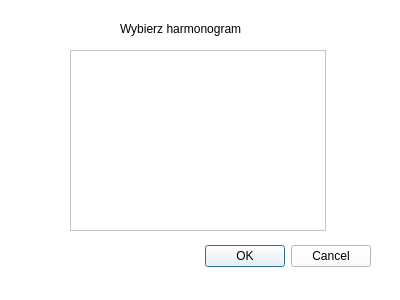
<?xml version="1.0" encoding="UTF-8"?>
<ui version="4.0">
 <class>schedule_dialog</class>
 <widget class="QDialog" name="schedule_dialog">
  <property name="geometry">
   <rect>
    <x>0</x>
    <y>0</y>
    <width>400</width>
    <height>300</height>
   </rect>
  </property>
  <property name="windowTitle">
   <string>Dialog</string>
  </property>
  <property name="styleSheet">
   <string notr="true">color: rgb(0, 0, 0);
background-color: rgb(255, 255, 255);</string>
  </property>
  <widget class="QDialogButtonBox" name="buttonBox">
   <property name="geometry">
    <rect>
     <x>30</x>
     <y>240</y>
     <width>341</width>
     <height>32</height>
    </rect>
   </property>
   <property name="orientation">
    <enum>Qt::Horizontal</enum>
   </property>
   <property name="standardButtons">
    <set>QDialogButtonBox::Cancel|QDialogButtonBox::Ok</set>
   </property>
  </widget>
  <widget class="QLabel" name="label">
   <property name="geometry">
    <rect>
     <x>120</x>
     <y>20</y>
     <width>141</width>
     <height>17</height>
    </rect>
   </property>
   <property name="text">
    <string>Wybierz harmonogram</string>
   </property>
  </widget>
  <widget class="QListWidget" name="listWidget">
   <property name="geometry">
    <rect>
     <x>70</x>
     <y>50</y>
     <width>256</width>
     <height>181</height>
    </rect>
   </property>
   <property name="editTriggers">
    <set>QAbstractItemView::NoEditTriggers</set>
   </property>
  </widget>
 </widget>
 <resources/>
 <connections>
  <connection>
   <sender>buttonBox</sender>
   <signal>accepted()</signal>
   <receiver>schedule_dialog</receiver>
   <slot>accept()</slot>
   <hints>
    <hint type="sourcelabel">
     <x>248</x>
     <y>254</y>
    </hint>
    <hint type="destinationlabel">
     <x>157</x>
     <y>274</y>
    </hint>
   </hints>
  </connection>
  <connection>
   <sender>buttonBox</sender>
   <signal>rejected()</signal>
   <receiver>schedule_dialog</receiver>
   <slot>reject()</slot>
   <hints>
    <hint type="sourcelabel">
     <x>316</x>
     <y>260</y>
    </hint>
    <hint type="destinationlabel">
     <x>286</x>
     <y>274</y>
    </hint>
   </hints>
  </connection>
  <connection>
   <sender>listWidget</sender>
   <signal>itemClicked(QListWidgetItem*)</signal>
   <receiver>schedule_dialog</receiver>
   <slot>choose()</slot>
   <hints>
    <hint type="sourcelabel">
     <x>201</x>
     <y>130</y>
    </hint>
    <hint type="destinationlabel">
     <x>367</x>
     <y>88</y>
    </hint>
   </hints>
  </connection>
 </connections>
 <slots>
  <slot>choose()</slot>
 </slots>
</ui>
